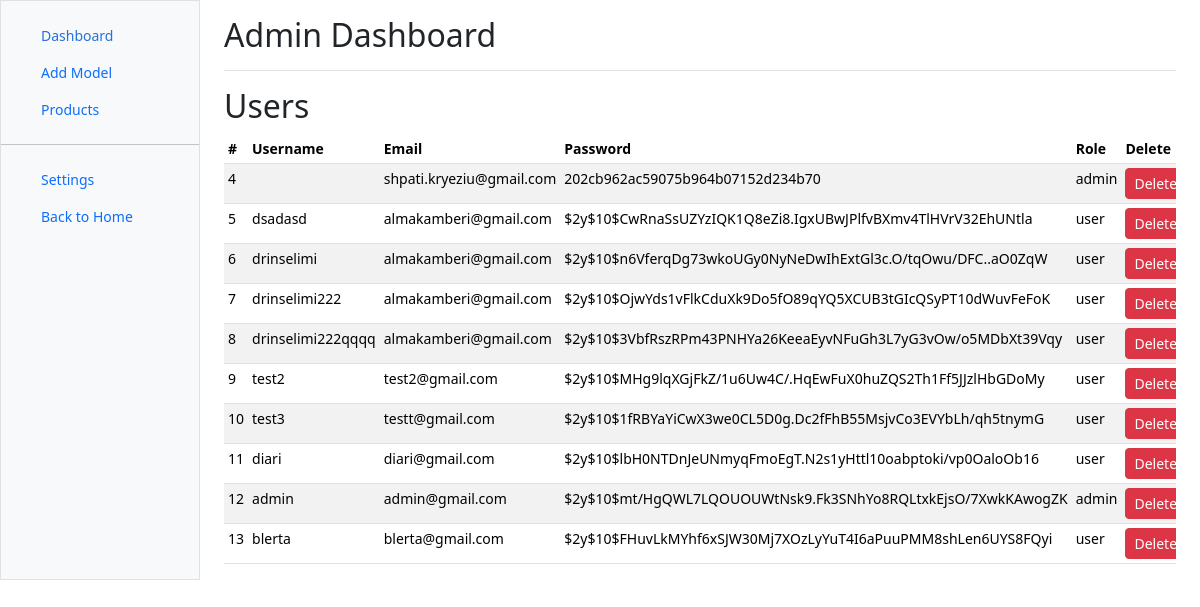
Page /dashboard.php on the committed database.
### tables this page shows
CREATE TABLE `users` (
  `id` int(11) NOT NULL,
  `email` varchar(100) NOT NULL,
  `password` varchar(255) NOT NULL,
  `role` enum('admin','user') DEFAULT 'user',
  `username` varchar(255) NOT NULL
);

### dashboard.php (the view, shortened to what this page needs)
<?php
include_once("config.php");
$sql = "SELECT * FROM users";
$sqlPrep = $connect->prepare($sql);
$sqlPrep->execute();
$users = $sqlPrep->fetchAll();
?>
<!DOCTYPE html>
<html lang="en">
<head>
    <link href="dashboard.css" rel="stylesheet">
    <link href="https://cdn.jsdelivr.net/npm/bootstrap@5.3.3/dist/css/bootstrap.min.css" rel="stylesheet">
</head>
<body>
<div class="container-fluid">
<div class="row">
  <div class="sidebar border border-right col-md-3 col-lg-2 p-0 bg-body-tertiary">
    <div class="offcanvas-md offcanvas-end bg-body-tertiary" tabindex="-1" id="sidebarMenu" aria-labelledby="sidebarMenuLabel">
      <div class="offcanvas-body d-md-flex flex-column p-0 pt-lg-3 overflow-y-auto">
        <ul class="nav flex-column">
          <li class="nav-item">
            <a class="nav-link d-flex align-items-center gap-2 active" aria-current="page" href="#">
              <svg class="bi"><use xlink:href="#house-fill"/></svg>
              Dashboard
            </a>
          </li>
          <li class="nav-item">
            <a class="nav-link d-flex align-items-center gap-2" href="addModel.php">
              <svg class="bi"><use xlink:href="#file-earmark"/></svg>
              Add Model
            </a>
          </li>
          <li class="nav-item">
            <a class="nav-link d-flex align-items-center gap-2" href="#">
              <svg class="bi"><use xlink:href="#cart"/></svg>
              Products
            </a>
          </li>
        </ul>
        <hr class="my-3">
        <ul class="nav flex-column mb-auto">
          <li class="nav-item">
            <a class="nav-link d-flex align-items-center gap-2" href="#">
              <svg class="bi"><use xlink:href="#gear-wide-connected"/></svg>
              Settings
            </a>
          </li>
          <li class="nav-item">
            <a class="nav-link d-flex align-items-center gap-2" href="index.php">
              <svg class="bi"><use link:href="/index.php"/></svg>
              Back to Home
            </a>
          </li>
        </ul>
      </div>
    </div>
  </div>
  <main class="col-md-9 ms-sm-auto col-lg-10 px-md-4">
    <div class="d-flex justify-content-between flex-wrap flex-md-nowrap align-items-center pt-3 pb-2 mb-3 border-bottom">
      <h1 class="h2">Admin Dashboard</h1>
    </div>
    <h2>Users</h2>
    <div class="table-responsive small">
      <table class="table table-striped table-sm">
        <thead>
          <tr>
            <th scope="col">#</th>
            <th scope="col">Username</th>
            <th scope="col">Email</th>
            <th scope="col">Password</th>
            <th scope="col">Role</th>
            <th scope="col">Delete</th>
          </tr>
        </thead>
  <tbody>
  <?php
  foreach ($users as $user) { ?>
    <tr>
      <td><?php echo $user['id']; ?></td>
      <td><?php echo $user['username']; ?></td>
      <td><?php echo $user['email']; ?></td>
      <td><?php echo $user['password']; ?></td>
      <td><?php echo $user['role']; ?></td>
      <td><button class="btn btn-danger btn-sm" data-bs-toggle="modal" data-bs-target="#deleteModal" data-id="<?php echo $user['id']; ?>">
      Delete</td>
    </tr>
 <?php } ?>
        </tbody>
      </table>
    </div>
  </main>
</div>
</div>
</body>
</html>

### rows in the picture
users: id "4", email "shpati.kryeziu@gmail.com", password "202cb962ac59075b964b07152d234b70", role "admin"
users: id "5", username "dsadasd", email "almakamberi@gmail.com", password "$2y$10$CwRnaSsUZYzIQK1Q8eZi8.IgxUBwJPlfvBXmv4TlHVrV32EhUNtla", role "user"
users: id "6", username "drinselimi", email "almakamberi@gmail.com", password "$2y$10$n6VferqDg73wkoUGy0NyNeDwIhExtGl3c.O/tqOwu/DFC..aO0ZqW", role "user"
users: id "7", username "drinselimi222", email "almakamberi@gmail.com", password "$2y$10$OjwYds1vFlkCduXk9Do5fO89qYQ5XCUB3tGIcQSyPT10dWuvFeFoK", role "user"
users: id "8", username "drinselimi222qqqq", email "almakamberi@gmail.com", password "$2y$10$3VbfRszRPm43PNHYa26KeeaEyvNFuGh3L7yG3vOw/o5MDbXt39Vqy", role "user"
users: id "9", username "test2", email "test2@gmail.com", password "$2y$10$MHg9lqXGjFkZ/1u6Uw4C/.HqEwFuX0huZQS2Th1Ff5JJzlHbGDoMy", role "user"
users: id "10", username "test3", email "testt@gmail.com", password "$2y$10$1fRBYaYiCwX3we0CL5D0g.Dc2fFhB55MsjvCo3EVYbLh/qh5tnymG", role "user"
users: id "11", username "diari", email "diari@gmail.com", password "$2y$10$lbH0NTDnJeUNmyqFmoEgT.N2s1yHttl10oabptoki/vp0OaloOb16", role "user"
users: id "12", username "admin", email "admin@gmail.com", password "$2y$10$mt/HgQWL7LQOUOUWtNsk9.Fk3SNhYo8RQLtxkEjsO/7XwkKAwogZK", role "admin"
users: id "13", username "blerta", email "blerta@gmail.com", password "$2y$10$FHuvLkMYhf6xSJW30Mj7XOzLyYuT4I6aPuuPMM8shLen6UYS8FQyi", role "user"
